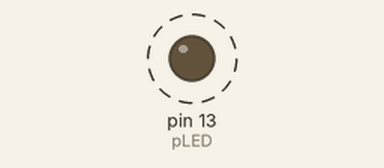
Recording of a sketch running on a simulated Arduino Uno, built with avr-gcc and run on an emulated ATmega328P. Shown: output pins drawn as LEDs (lit = HIGH). Dashed ring = blinking. What the sketch prints to the serial monitor is not drawn.

Above: at 0.2 s.
Timing chart, 0 to 3.0 s (numbered marks = the images above):
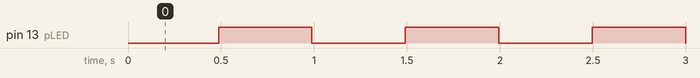

Measured:
- by itself, pin 13 (pLED): alternates HIGH for 0.50 s and LOW for 0.50 s

The sketch:

msecTimer.ino
```cpp
// (licence header left out)
#include <avr/io.h>
// ISR interrupt service routine
#include <avr/interrupt.h>

const int pLED = 13;             // LED at Pin13
volatile byte count;
byte reload = 0x9C; // reload value for 10 ms Timer2 interrupt

// Install the interrupt routine for Timer2 CompareA
ISR(TIMER2_COMPA_vect)
{
  count++;
  OCR2A = reload;
}

void setup()
{
  Serial.begin(19200);
  pinMode(pLED, OUTPUT);
  digitalWrite(pLED, LOW);

  cli();
  TCCR0B = 0;   // stop timer0
  OCR2A = reload;
  Serial.print("OCR2A: "); Serial.println(OCR2A, HEX);
  TCCR2A = 1<<WGM21;
  Serial.print("TCCR2A: "); Serial.println(TCCR2A, HEX);
  TCCR2B = (1<<CS22) | (1<<CS21) | (1<<CS20);
  Serial.print("TCCR2B: "); Serial.println(TCCR2B, HEX);
  TIMSK2 = (1<<OCIE2A);
  Serial.print("TIMSK2: "); Serial.println(TIMSK2, HEX);
  sei();
  Serial.println("Setup finished.");
}

void loop()
{
  if (count == 50)
  {
    flash();
    Serial.print(".");
    count = 0;
  }
}

void flash()
{
  static boolean output = HIGH;

  digitalWrite(pLED, output);
  output = !output;
}
```
